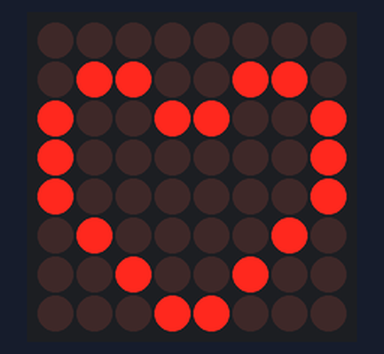
The sketch below on a simulated Arduino Uno, built with avr-gcc and run on an emulated ATmega328P. Shown: 8×8 LED matrix.

Above: at 0.1 s.
At 0.6 s:
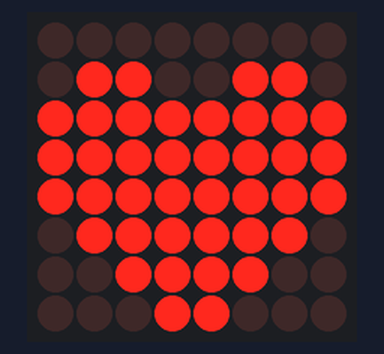

The sketch:

heartblink.ino
```cpp
//Vcc=5v grd=grd din=12 cs=10 clk=11
#include "LedControl.h"
LedControl lc=LedControl(10,12,11,1);
unsigned long delaytime=500;
void setup() {
/*
The MAX72XX is in power-saving mode on startup,
we have to do a wakeup call
*/
lc.shutdown(0,false);
/* Set the brightness to a medium values */
lc.setIntensity(0,1);
/* and clear the display */
lc.clearDisplay(0);
}
void writeArduinoOnMatrix() {
/* here is the data for the characters */
byte heart2[8]={B00000000,
B01100110,
B10011001,
B10000001,
B10000001,
B01000010,
B00100100,
B00011000};
lc.setRow(0,0,heart2[0]);
lc.setRow(0,1,heart2[1]);
lc.setRow(0,2,heart2[2]);
lc.setRow(0,3,heart2[3]);
lc.setRow(0,4,heart2[4]);
lc.setRow(0,5,heart2[5]);
lc.setRow(0,6,heart2[6]);
lc.setRow(0,7,heart2[7]);
delay(delaytime);
}
void writeArduinoOnMatrix2() {
/* here is the data for the characters */
byte heart[8]={B00000000,
B01100110,
B11111111,
B11111111,
B11111111,
B01111110,
B00111100,
B00011000};
lc.setRow(0,0,heart[0]);
lc.setRow(0,1,heart[1]);
lc.setRow(0,2,heart[2]);
lc.setRow(0,3,heart[3]);
lc.setRow(0,4,heart[4]);
lc.setRow(0,5,heart[5]);
lc.setRow(0,6,heart[6]);
lc.setRow(0,7,heart[7]);
delay(delaytime);
}
void loop() {
writeArduinoOnMatrix();
writeArduinoOnMatrix2();
}
```

Measured:
- what the display in image 1 shows lasts 0.5 s, from 0.5 s to 1.0 s
